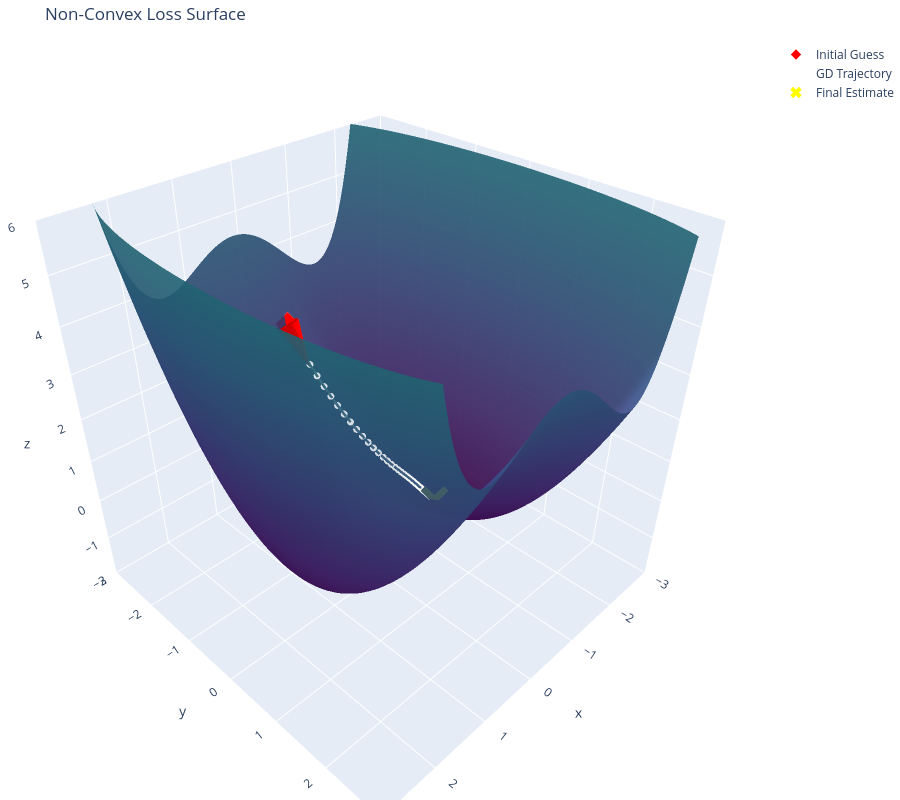

Notebook cell for this chart:
### Markdown cell above
We can then subtract this gradient, giving us a new estimate. We repeat over and over again until we find a minimum.

### Code cell
def run_gradient_descent(start_x, start_y, learning_rate=0.05, n_iterations=50):
    """
    Performs standard Gradient Descent.
    Returns lists of x, y, and z coordinates for the path.
    """
    # Initialize history with starting point
    path_x = [start_x]
    path_y = [start_y]
    path_z = [loss_function(start_x, start_y)]

    curr_x, curr_y = start_x, start_y

    for i in range(n_iterations):
        # 1. Calculate Gradient
        grad_x, grad_y = calculate_gradient(curr_x, curr_y)

        # 2. Update Parameters (Descent step)
        curr_x = curr_x - learning_rate * grad_x
        curr_y = curr_y - learning_rate * grad_y

        # 3. Store new position
        path_x.append(curr_x)
        path_y.append(curr_y)
        path_z.append(loss_function(curr_x, curr_y))

    return path_x, path_y, path_z

# --- Execution ---

# Parameters
lr = .05
steps = 50

# Run the optimization
px, py, pz = run_gradient_descent(start_x, start_y, learning_rate=lr, n_iterations=steps)

# --- Visualization ---

# 1. Add the Path Trajectory
fig.add_trace(
    go.Scatter3d(
        x=px,
        y=py,
        z=pz,
        mode='lines+markers',
        marker=dict(
            size=4,
            color='white',
            symbol='circle',
            opacity=0.8
        ),
        line=dict(
            color='white',
            width=5
        ),
        name='GD Trajectory'
    )
)

# 2. Highlight the Final Position
fig.add_trace(
    go.Scatter3d(
        x=[px[-1]],
        y=[py[-1]],
        z=[pz[-1]],
        mode='markers',
        marker=dict(
            size=10,
            color='yellow',
            symbol='x'
        ),
        name='Final Estimate'
    )
)

print(f"Start: ({px[0]:.3f}, {py[0]:.3f}) -> Loss: {pz[0]:.3f}")
print(f"End:   ({px[-1]:.3f}, {py[-1]:.3f}) -> Loss: {pz[-1]:.3f}")

fig.show()

### Figure 1 — Plotly figure (JSON) as saved in the notebook; plotly's stock layout.template omitted (floating-point values rounded to 4 significant figures; data arrays with more than 128 entries replaced by an {"elided": "..."} marker saying what was removed)
{"data": [{"colorscale": [[0, "#440154"], [0.1111, "#482878"], [0.2222, "#3e4989"], [0.3333, "#31688e"], [0.4444, "#26828e"], [0.5556, "#1f9e89"], [0.6667, "#35b779"], [0.7778, "#6ece58"], [0.8889, "#b5de2b"], [1, "#fde725"]], "opacity": 0.9, "showscale": false, "type": "surface", "x": {"elided": "100x100 float values"}, "y": {"elided": "100x100 float values"}, "z": {"elided": "100x100 float values"}}, {"marker": {"color": "red", "opacity": 1, "size": 8, "symbol": "diamond"}, "mode": "markers", "name": "Initial Guess", "type": "scatter3d", "x": [-0.32], "y": [-2.37], "z": [2.646]}, {"anchor": "tail", "colorscale": [[0, "rgb(255,0,0)"], [1, "rgb(255,0,0)"]], "name": "Gradient Vector", "showscale": false, "sizemode": "absolute", "sizeref": 1, "type": "cone", "u": [-0.08967], "v": [0.2633], "w": [-0.6965], "x": [-0.32], "y": [-2.37], "z": [2.646]}, {"line": {"color": "white", "width": 5}, "marker": {"color": "white", "opacity": 0.8, "size": 4, "symbol": "circle"}, "mode": "lines+markers", "name": "GD Trajectory", "type": "scatter3d", "x": [-0.32, -0.3604, -0.4041, -0.4512, -0.5017, -0.5556, -0.6126, -0.6723, -0.7344, -0.798, -0.8624, -0.9266, -0.9894, -1.05, -1.107, -1.16, -1.208, -1.251, -1.288, -1.32, -1.347, -1.369, -1.388, -1.403, -1.415, -1.425, -1.433, -1.439, -1.444, -1.448, -1.451, -1.453, -1.455, -1.457, -1.458, -1.459, -1.459, -1.46, -1.46, -1.461, -1.461, -1.461, -1.461, -1.461, -1.461, -1.462, -1.462, -1.462, -1.462, -1.462, -1.462], "y": [-2.37, -2.252, -2.139, -2.032, -1.931, -1.834, -1.742, -1.655, -1.573, -1.494, -1.419, -1.348, -1.281, -1.217, -1.156, -1.098, -1.043, -0.9911, -0.9415, -0.8945, -0.8497, -0.8073, -0.7669, -0.7285, -0.6921, -0.6575, -0.6246, -0.5934, -0.5637, -0.5356, -0.5088, -0.4833, -0.4592, -0.4362, -0.4144, -0.3937, -0.374, -0.3553, -0.3375, -0.3207, -0.3046, -0.2894, -0.2749, -0.2612, -0.2481, -0.2357, -0.2239, -0.2127, -0.2021, -0.192, -0.1824], "z": [2.646, 2.338, 2.051, 1.782, 1.528, 1.286, 1.055, 0.8346, 0.623, 0.4209, 0.2292, 0.04934, -0.117, -0.2683, -0.4034, -0.5219, -0.6242, -0.7114, -0.7852, -0.8473, -0.8997, -0.9442, -0.9822, -1.015, -1.044, -1.069, -1.091, -1.11, -1.128, -1.144, -1.158, -1.171, -1.182, -1.192, -1.202, -1.21, -1.218, -1.225, -1.231, -1.236, -1.241, -1.246, -1.25, -1.254, -1.257, -1.26, -1.263, -1.265, -1.267, -1.269, -1.271]}, {"marker": {"color": "yellow", "size": 10, "symbol": "x"}, "mode": "markers", "name": "Final Estimate", "type": "scatter3d", "x": [-1.462], "y": [-0.1824], "z": [-1.271]}], "layout": {"autosize": true, "height": 800, "margin": {"b": 0, "l": 0, "r": 0, "t": 40}, "scene": {"aspectmode": "cube", "xaxis": {"nticks": 10, "range": [-3, 3]}, "yaxis": {"nticks": 10, "range": [-3, 3]}, "zaxis": {"nticks": 10, "range": [-2, 6]}}, "title": {"text": "Non-Convex Loss Surface"}}}
